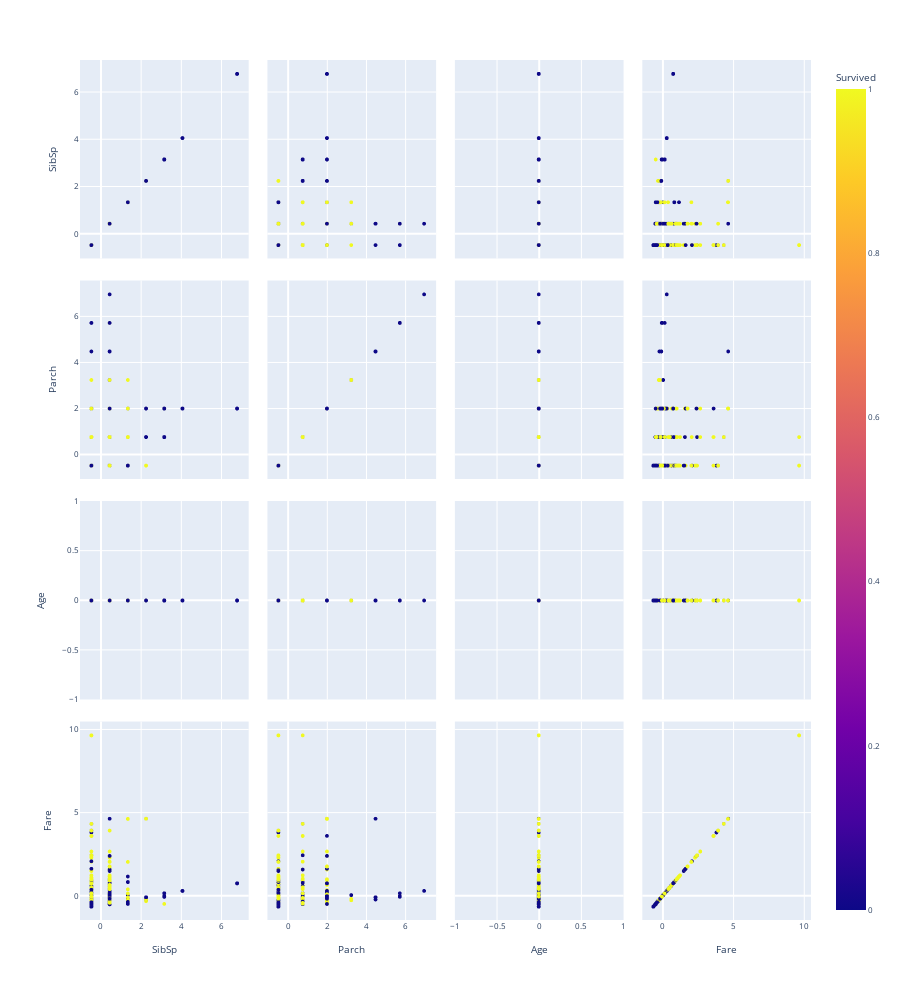

Here is the notebook cell this chart was saved with:
### Markdown cell above
Outra alternativa, é usar a biblioteca `plotly`.

### Code cell
# Use a função scatter_matrix da biblioteca plotly.express para plotar uma matriz
# de dispersão dos atributos. 
# Use o parâmetro color para informar o coluna que contém a classe.
# Use o parâmetro height para informar o tamanho do gráfico.
# Use o parâmetro dimensão, caso queira selecionar apenas algumas colunas

print(df_dataset.columns)

fig = px.scatter_matrix(df_dataset, color="Survived", height=1000,
                       dimensions=['SibSp', 'Parch', 'Age', 'Fare'])

# controla o tamanho do marcador
fig.update_traces(marker=dict(size=4))

# controla o tamanho da fonte
fig.update_layout(font=dict(size=8))

# usa o método show para garantir que o gráfico será plotado
fig.show()

### Figure 1 — Plotly figure (JSON) as saved in the notebook; plotly's stock layout.template omitted (floating-point values rounded to 4 significant figures; data arrays with more than 128 entries replaced by an {"elided": "..."} marker saying what was removed)
{"data": [{"dimensions": [{"axis": {"matches": true}, "label": "SibSp", "values": {"elided": "891 float values"}}, {"axis": {"matches": true}, "label": "Parch", "values": {"elided": "891 float values"}}, {"axis": {"matches": true}, "label": "Age", "values": {"elided": "891 int values"}}, {"axis": {"matches": true}, "label": "Fare", "values": {"elided": "891 float values"}}], "hovertemplate": "%{xaxis.title.text}=%{x}<br>%{yaxis.title.text}=%{y}<br>Survived=%{marker.color}<extra></extra>", "legendgroup": "", "marker": {"color": {"elided": "891 int values"}, "coloraxis": "coloraxis", "size": 4, "symbol": "circle"}, "name": "", "showlegend": false, "type": "splom"}], "layout": {"coloraxis": {"colorbar": {"title": {"text": "Survived"}}, "colorscale": [[0, "#0d0887"], [0.1111, "#46039f"], [0.2222, "#7201a8"], [0.3333, "#9c179e"], [0.4444, "#bd3786"], [0.5556, "#d8576b"], [0.6667, "#ed7953"], [0.7778, "#fb9f3a"], [0.8889, "#fdca26"], [1, "#f0f921"]]}, "dragmode": "select", "font": {"size": 8}, "height": 1000, "legend": {"tracegroupgap": 0}, "margin": {"t": 60}}}
